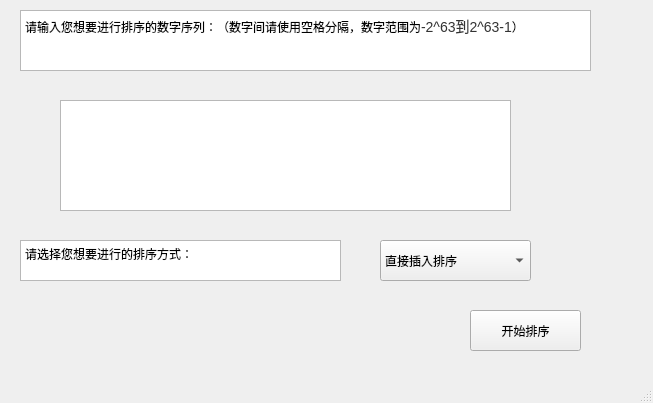
<?xml version="1.0" encoding="UTF-8"?>
<ui version="4.0">
 <class>MainWindow</class>
 <widget class="QMainWindow" name="MainWindow">
  <property name="geometry">
   <rect>
    <x>0</x>
    <y>0</y>
    <width>653</width>
    <height>403</height>
   </rect>
  </property>
  <property name="maximumSize">
   <size>
    <width>16777215</width>
    <height>16777215</height>
   </size>
  </property>
  <property name="windowTitle">
   <string>MainWindow</string>
  </property>
  <widget class="QWidget" name="centralwidget">
   <widget class="QTextBrowser" name="textBrowser">
    <property name="geometry">
     <rect>
      <x>20</x>
      <y>10</y>
      <width>571</width>
      <height>61</height>
     </rect>
    </property>
    <property name="styleSheet">
     <string notr="true">border-width:0;</string>
    </property>
    <property name="html">
     <string>&lt;!DOCTYPE HTML PUBLIC &quot;-//W3C//DTD HTML 4.0//EN&quot; &quot;http://www.w3.org/TR/REC-html40/strict.dtd&quot;&gt;
&lt;html&gt;&lt;head&gt;&lt;meta name=&quot;qrichtext&quot; content=&quot;1&quot; /&gt;&lt;style type=&quot;text/css&quot;&gt;
p, li { white-space: pre-wrap; }
&lt;/style&gt;&lt;/head&gt;&lt;body style=&quot; font-family:'SimSun'; font-size:9pt; font-weight:400; font-style:normal;&quot;&gt;
&lt;p style=&quot; margin-top:0px; margin-bottom:0px; margin-left:0px; margin-right:0px; -qt-block-indent:0; text-indent:0px;&quot;&gt;请输入您想要进行排序的数字序列：（数字间请使用空格分隔，数字范围为&lt;span style=&quot; font-family:'Arial','sans-serif'; font-size:14px; color:#333333; background-color:#ffffff;&quot;&gt;-2^63到2^63-1&lt;/span&gt;）&lt;/p&gt;&lt;/body&gt;&lt;/html&gt;</string>
    </property>
   </widget>
   <widget class="QTextEdit" name="num_in">
    <property name="geometry">
     <rect>
      <x>60</x>
      <y>100</y>
      <width>451</width>
      <height>111</height>
     </rect>
    </property>
   </widget>
   <widget class="QTextBrowser" name="textBrowser_2">
    <property name="geometry">
     <rect>
      <x>20</x>
      <y>240</y>
      <width>321</width>
      <height>41</height>
     </rect>
    </property>
    <property name="html">
     <string>&lt;!DOCTYPE HTML PUBLIC &quot;-//W3C//DTD HTML 4.0//EN&quot; &quot;http://www.w3.org/TR/REC-html40/strict.dtd&quot;&gt;
&lt;html&gt;&lt;head&gt;&lt;meta name=&quot;qrichtext&quot; content=&quot;1&quot; /&gt;&lt;style type=&quot;text/css&quot;&gt;
p, li { white-space: pre-wrap; }
&lt;/style&gt;&lt;/head&gt;&lt;body style=&quot; font-family:'SimSun'; font-size:9pt; font-weight:400; font-style:normal;&quot;&gt;
&lt;p style=&quot; margin-top:0px; margin-bottom:0px; margin-left:0px; margin-right:0px; -qt-block-indent:0; text-indent:0px;&quot;&gt;请选择您想要进行的排序方式：&lt;/p&gt;&lt;/body&gt;&lt;/html&gt;</string>
    </property>
   </widget>
   <widget class="QComboBox" name="choose_in">
    <property name="geometry">
     <rect>
      <x>380</x>
      <y>240</y>
      <width>151</width>
      <height>41</height>
     </rect>
    </property>
    <property name="editable">
     <bool>false</bool>
    </property>
    <item>
     <property name="text">
      <string>直接插入排序</string>
     </property>
    </item>
    <item>
     <property name="text">
      <string>折半插入排序</string>
     </property>
    </item>
    <item>
     <property name="text">
      <string>希尔排序</string>
     </property>
    </item>
    <item>
     <property name="text">
      <string>冒泡排序</string>
     </property>
    </item>
    <item>
     <property name="text">
      <string>快速排序</string>
     </property>
    </item>
    <item>
     <property name="text">
      <string>简单选择排序</string>
     </property>
    </item>
   </widget>
   <widget class="QPushButton" name="pushButton">
    <property name="geometry">
     <rect>
      <x>470</x>
      <y>310</y>
      <width>111</width>
      <height>41</height>
     </rect>
    </property>
    <property name="text">
     <string>开始排序</string>
    </property>
   </widget>
  </widget>
  <widget class="QMenuBar" name="menubar">
   <property name="geometry">
    <rect>
     <x>0</x>
     <y>0</y>
     <width>653</width>
     <height>21</height>
    </rect>
   </property>
  </widget>
  <widget class="QStatusBar" name="statusbar"/>
 </widget>
 <resources/>
 <connections/>
</ui>
